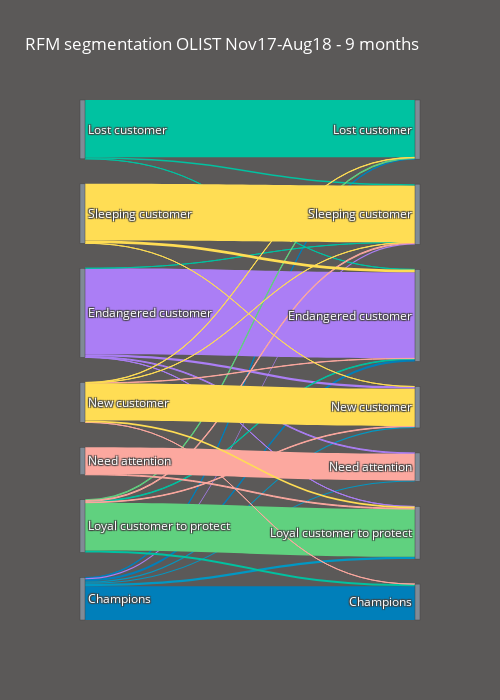

Source (notebook cell):
### Code cell
# plot Historical comparison over 9 months
fig_1 = go.Figure(data_9m)
fig_1.update_layout(hovermode='x',
                    title="RFM segmentation OLIST Nov17-Aug18 - 9 months",
                    font=dict(size=12, color='white'),
                    paper_bgcolor='#5B5958',
                    width=500, height=700)

fig_1.show()

### Figure 1 — Plotly figure (JSON) as saved in the notebook; plotly's stock layout.template omitted (floating-point values rounded to 4 significant figures)
{"data": [{"arrangement": "freeform", "link": {"color": ["#007fba", "#007fba", "#007fba", "#0098c4", "#0098c4", "#0098c4", "#ab7ef5", "#ab7ef5", "#ab7ef5", "#ab7ef5", "#ab7ef5", "#00c2a1", "#00c2a1", "#00c2a1", "#00c2a1", "#00c2a1", "#00c2a1", "#60d17f", "#60d17f", "#fca89f", "#fca89f", "#fca89f", "#fca89f", "#fca89f", "#fca89f", "#ffdd54", "#ffdd54", "#ffdd54", "#ffdd54", "#ffdd54", "#ffdd54", "#ffdd54"], "source": ["6", "6", "6", "6", "6", "6", "6", "2", "2", "2", "2", "2", "0", "0", "0", "5", "5", "5", "5", "5", "5", "4", "4", "3", "3", "3", "3", "3", "3", "1", "1", "1"], "target": ["13", "9", "7", "12", "11", "10", "8", "9", "12", "11", "10", "8", "9", "7", "8", "13", "9", "7", "12", "10", "8", "12", "11", "13", "9", "7", "12", "10", "8", "9", "10", "8"], "value": [4166, 274, 81, 291, 131, 160, 138, 10612, 7, 102, 271, 2, 2, 7066, 188, 260, 83, 101, 5880, 71, 111, 98, 3283, 3, 32, 45, 215, 4605, 21, 351, 1, 6975]}, "node": {"color": ["#808B96", "#808B96", "#808B96", "#808B96", "#808B96", "#808B96", "#808B96", "#808B96", "#808B96", "#808B96", "#808B96", "#808B96", "#808B96", "#808B96"], "label": ["Lost customer", "Sleeping customer", "Endangered customer", "New customer", "Need attention", "Loyal customer to protect", "Champions", "Lost customer", "Sleeping customer", "Endangered customer", "New customer", "Need attention", "Loyal customer to protect", "Champions"], "pad": 25, "thickness": 5}, "type": "sankey"}], "layout": {"font": {"color": "white", "size": 12}, "height": 700, "hovermode": "x", "paper_bgcolor": "#5B5958", "title": {"text": "RFM segmentation OLIST Nov17-Aug18 - 9 months"}, "width": 500}}
